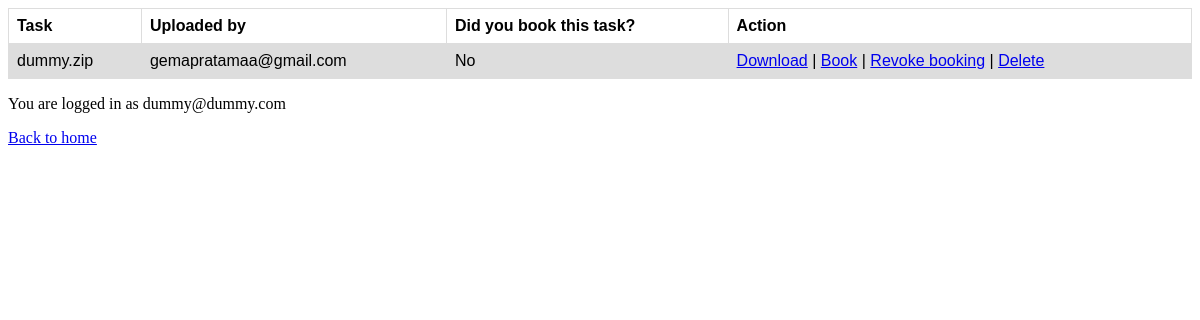
The app's page /task_list/ (signed in), older data.
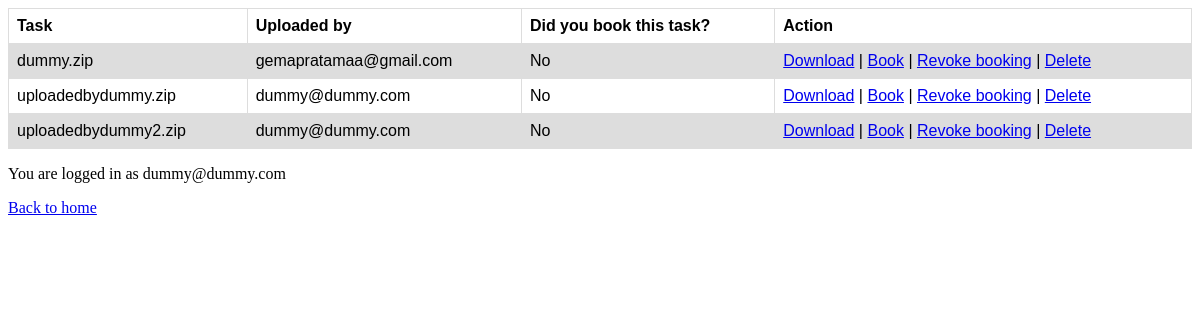
The same page, newer data.
### datasetmanager/models.py (models this page shows, shortened)
class Dataset(models.Model):
    id = models.AutoField(primary_key=True)
    name = models.CharField(max_length=300)
    file = models.FileField(
        upload_to='',
        validators=[FileExtensionValidator(allowed_extensions=['zip'])]
    )
    uploader = models.ForeignKey(
        'User',
        to_field='email',
        related_name='uploader',
        on_delete=models.CASCADE,
    )
    booker = models.ForeignKey(
        'User',
        to_field='email',
        related_name='booker',
        on_delete=models.CASCADE,
        null=True
    )
    is_deleted = models.BooleanField(default=False)

class User(AbstractBaseUser):
    email = models.CharField(
        verbose_name='email address',
        max_length=255,
        unique=True)
    is_active = models.BooleanField(default=True)
    staff = models.BooleanField(default=False) # a admin user; non super-user
    admin = models.BooleanField(default=False) # a superuser
    objects = UserManager()
    USERNAME_FIELD = 'email'
    REQUIRED_FIELDS = []
    def __str__(self):
        return self.email

### datasetmanager/views.py (the view)
# urls.py: path('task_list/', views.task_list, name='task_list'),
@login_required
def task_list(request):
    datasets = Dataset.objects.all()
    arguments = {
        'datasets' : datasets
    }
    return render(request, 'task_list.html', arguments)

### datasetmanager/templates/task_list.html (shortened to what this page needs)
<!DOCTYPE html>
{% load static %}
<link rel="stylesheet" type="text/css" href="{% static 'datasetmanager/css/download.css' %}">
<table>
    <tr>
        <th>Task</th>
        <th>Uploaded by</th>
        <th>Did you book this task?</th>
        <th>Action</th>
    </tr>
    {% for task in datasets %}
        <tr>
            <td>{{ task.name }}</td>
            <td>{{ task.uploader }}</td>
            {% if task.booker == user %}
                <td>Yes</td>
            {% else %}
                <td>No</td>
            {% endif %}
            <td><a href="{{ task.file.url }}" download >Download</a>
            | <a href="/task_list/book/{{ task.id }}">Book</a>
            | <a href="/task_list/revoke/{{ task.id }}">Revoke booking</a>
            | <a href="/task_list/delete/{{ task.id }}">Delete</a>
            </td>
        </tr>
    {% endfor %}
</table>
{% if user.is_authenticated %}
<footer>
    <p>You are logged in as {{ user.email }}</p>
    <a href="/">Back to home</a>
</footer>
{% endif %}

### datasetmanager/static/datasetmanager/css/download.css (style rules this page uses)
table { font-family: arial, sans-serif; border-collapse: collapse; width: 100%; }
td, th { border: 1px solid #dddddd; text-align: left; padding: 8px; }
tr:nth-child(even) { background-color: #dddddd; }

Row changes from the older to the newer data that the page shows:
added Dataset: name "uploadedbydummy.zip", uploader "dummy@dummy.com", shows "No"
added Dataset: name "uploadedbydummy2.zip", uploader "dummy@dummy.com", shows "No"
